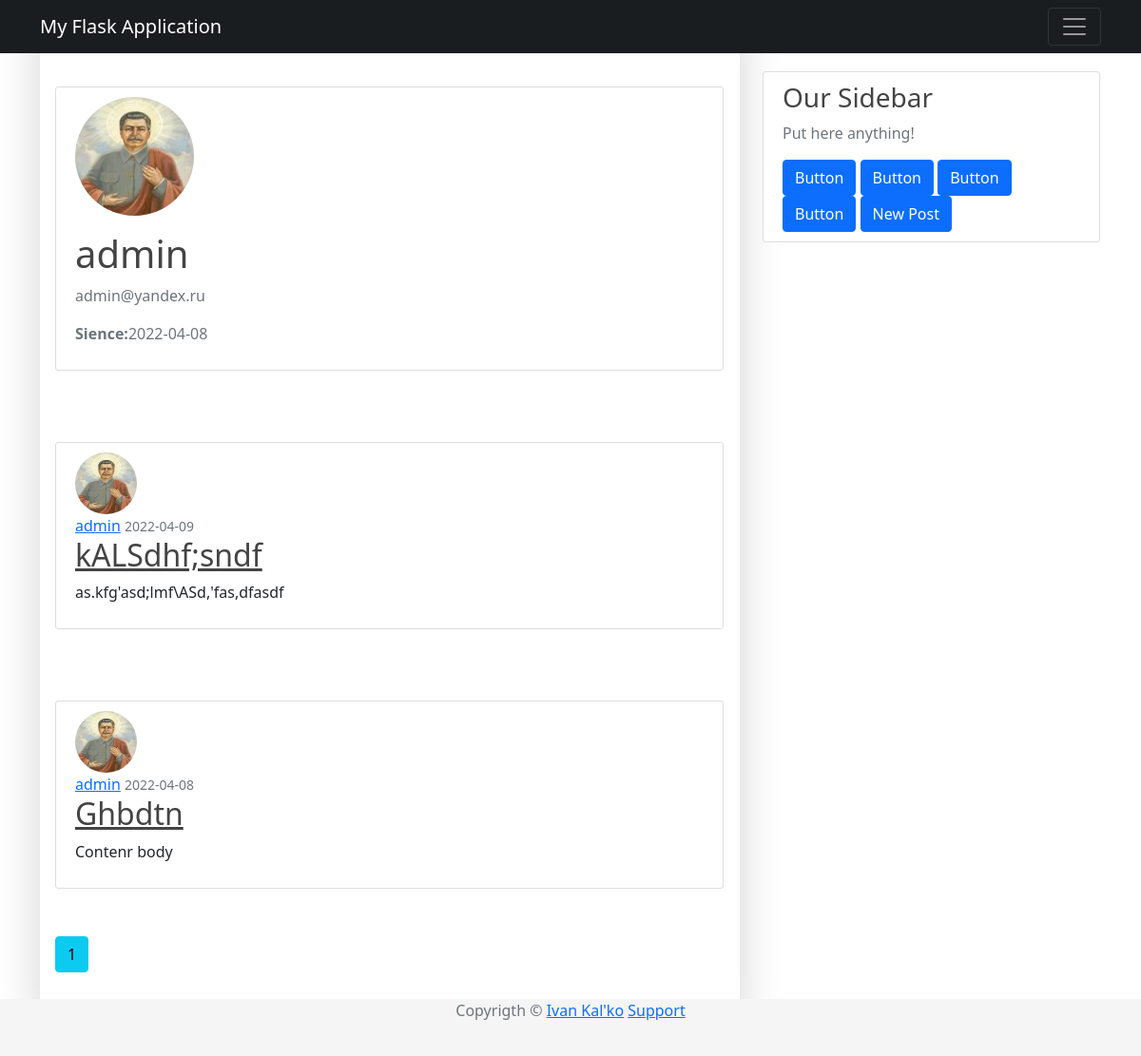
Page /user/admin (signed in) on the earlier database version.
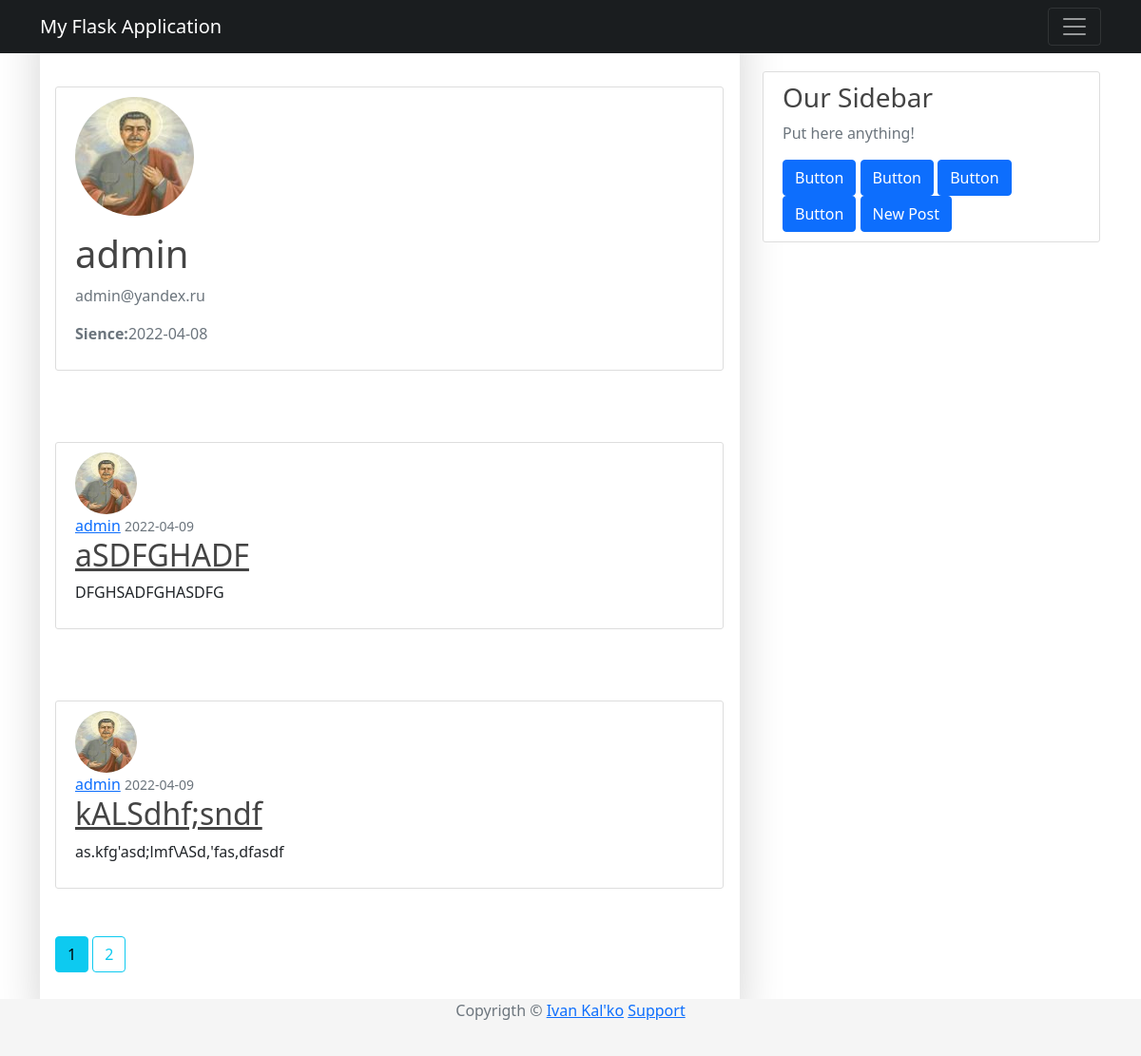
Same page on the later database version.
### app/models/user.py (models this page shows, shortened)
class User(UserMixin, db.Model):
    __tablename__ = "users"
    id = db.Column(db.Integer, primary_key=True)
    username = db.Column(db.String(64), unique=True, nullable=False)
    password_hash = db.Column(db.String(128), nullable=False)
    email = db.Column(db.String(120), nullable=False, unique=True)
    image_file = db.Column(db.String(20), nullable=False, default="default.png")
    join_date = db.Column(db.DateTime, nullable=False, default=datetime.utcnow)
    posts = db.relationship('Post', backref='author', lazy=True)

### app/models/post.py (models this page shows, shortened)
class Post(db.Model):
    __tablename__ = "posts"
    id = db.Column(db.Integer, primary_key=True)
    title = db.Column(db.String(100), nullable=False)
    timestamp = db.Column(db.DateTime, nullable=False, default=datetime.utcnow)
    content = db.Column(db.Text, nullable=False)
    user_id = db.Column(db.Integer, db.ForeignKey("users.id"), nullable=False)

### app/routes/user.py (the view)
@app.route("/user/<string:username>")
@login_required
def user_public(username:str):
    page = request.args.get("page", 1, type=int)
    user = User.query.filter_by(username=username).first_or_404()
    posts = Post.query.filter_by(author=user).order_by(Post.timestamp.desc()).paginate(page=page, per_page=2)
    return render_template("user_public.html", posts=posts, user=user, title=f"{user.username}'s profile")

### app/models/user.py (called while the page is built)
@login.user_loader
def load_user(id:int) -> User:
    return User.query.get(int(id))

### app/templates/user_public.html
{% extends "base.html" %}
{% block content %}
    <div class="content-section">
        <div class="media">
            <img class="rounded-circle account-img" src="{{ url_for('static' , filename='images/profiles/' + user.image_file) }}">
            <div class="media-body">
                <h2 class="account-heading">{{ user.username }}</h2>
                <p class="text-secondary">{{ user.email }}</p>
                <p class="text-secondary"><b>Sience:</b>{{ user.join_date.strftime('%Y-%m-%d')}}</p>
            </div>
        </div>
    </div>
    {% for post in posts.items %}
    <article class="media content-section">
        <img class="rounded-circle article-img" src = "{{ url_for('static', filename='images/profiles/' + post.author.image_file) }}">
        <div class="media-body">
            <div class="article-metadata">
                <a class="mr-2" href="{{ url_for('user_public', username=post.author.username )}}">{{ post.author.username }}</a>
                <small class="text-muted">{{ post.timestamp.strftime('%Y-%m-%d') }}</small>
            </div>
            <h2><a class="article-title" href="{{ url_for('post', id=post.id )}}">{{ post.title }}</a></h2>
            <p class="article-content">{{ post.content }}</p>
        </div>
    </article>
    {% endfor %}
    {% for page_num in posts.iter_pages() %}
        {% if page_num %}
            {% if posts.page == page_num %}
                <a class="btn btn-info mb-4" href="{{ url_for('user_public', username=user.username,  page=page_num )}}">{{ page_num }}</a>
            {% else %}
                <a class="btn btn-outline-info mb-4" href="{{ url_for('user_public', username=user.username, page=page_num )}}">{{ page_num }}</a>
            {% endif %}
        {% else %}
            ...
        {% endif %}
    {% endfor %}
{% endblock %}

### app/templates/base.html (shortened to what this page needs)
<!DOCTYPE html>
<html>
    <head>
        <link rel="stylesheet" type="text/css" href="{{ url_for('static', filename='css/base.css')}}"/>
        <link href="https://cdn.jsdelivr.net/npm/bootstrap@5.1.3/dist/css/bootstrap.min.css" rel="stylesheet">
    </head>
    <body>
        <header class="site-header">
            <nav class="navbar navbar-expend-md navbar-dark bg-steel fixed-top">
                <div class="container">
                    <a class="navbar-brand mr-4" href="/">My Flask Application</a>
                    <button class="navbar-toggler" type="button" data-toggle="collapse" data-target="#navbarToggle" aria-controls="navbarToggle" aria-expanded="false" aria-label="Toggle navigation">
                        <span class="navbar-toggler-icon"></span>
                    </button>
                </div>
            </nav>
        </header>
        <main role="main" class="container">
            <div class="row">
                <div class="col-md-8">
                    <div class="shadow-lg p-3 mb-5 bg-body rounded">
                        {% block content %}
                        {% endblock %}
                    </div>
                </div>
                <div class="col-md-4">
                    <div class="content-section">
                        <h3>Our Sidebar</h3>
                        <p class="text-muted">Put here anything!</p>
                        <div class="d-grid gap-2 d-md-block">
                            <button class="btn btn-primary" type="button">Button</button>
                            <button class="btn btn-primary" type="button">Button</button>
                            <button class="btn btn-primary" type="button">Button</button>
                            <button class="btn btn-primary" type="button">Button</button>
                            {% if current_user.is_authenticated %}
                            <a href="{{ url_for('post_new') }}"><button class="btn btn-primary" type="button">New Post</button><br></a>
                            {% else %}
                            <a href="{{ url_for('login') }}"><button class="btn btn-primary" type="button">Log In</button></a>
                            {% endif %}
                        </div>
                    </div>
                </div>
            </div>
        </main>
        <footer class="footer">
            <div class="container text-center">
                <span class="text-muted">Copyrigth &copy <a href="https://github.com/vano2149">Ivan Kal'ko</a></span>
                <span><a href="{{url_for('login')}}">Support</a></span>
            </div>
        </footer>
    </body>
</html>

### app/static/css/base.css (style rules this page uses)
body { background: #fafafa; color: #333333; margin-top: 5rem; }
h1, h2, h3, h4, h5, h6 { color : #444444; }
.bg-steel { background-color: #1a1d1f; }
.content-section { background: #ffffff; padding: 10px 20px; border: 1px solid #dddddd; border-radius: 3px; margin-right: 1px; margin-top: 75px; margin-bottom: 50px; }
.article-title { color: #444444; }
.article-content { white-space: pre-line; }
.article-img { height: 65px; width: 65px; margin-right: 16px; }
.account-img { height: 125px; width: 125px; margin-right: 20px; margin-bottom: 16px; }
.account-heading { font-size: 2.5rem; }
.footer { position: absolute; bottom: 0; width: 100%; height: 60px; background-color: #f5f5f5; }
html * { -webkit-font-smoothing: antialiased; -moz-osx-font-smoothing: grayscale; }
button, input, optgroup, select, textarea { margin: 0; font-family: inherit; font-size: inherit; line-height: inherit; }
.row { --bs-gutter-x: 1.5rem; --bs-gutter-y: 0; display: flex; flex-wrap: wrap; margin-top: calc(var(--bs-gutter-y) * -1); margin-right: calc(var(--bs-gutter-x) / -2); margin-left: calc(var(--bs-gutter-x) / -2); }
body { color: #67748e; font-weight: 400; line-height: 1.6; background-color: #fff; }
body { margin: 0; font-family: var(--bs-font-sans-serif); font-size: 1rem; line-height: 1.5; -webkit-text-size-adjust: 100%; -webkit-tap-highlight-color: rgba(0,0,0,0); }
:root { --bs-blue: #63b3ed; --bs-indigo: #596cff; --bs-purple: #6f42c1; --bs-pink: #d63384; --bs-red: #f56565; --bs-orange: #fd7e14; --bs-yellow: #fbd38d; --bs-green: #81e6d9; --bs-teal: #20c997; --bs-cyan: #0dcaf0; --bs-gray: #6c757d; --bs-gray-dark: #343a40; --bs-primary: #cb0c9f; --bs-secondary: #8392ab; --bs-success: #82d616; --bs-info: #17c1e8; --bs-warning: #f53939; --bs-danger: #ea0606; --bs-light: #e9ecef; --bs-dark: #252f40; --bs-white: #fff; --bs-font-sans-serif: Open Sans; --bs-font-monospace: SFMono-Regular,Menlo,Monaco,Consolas,"Liberation Mono","Courier New",monospace; --bs-gradient: linear-gradient(180deg,hsla(0,0%,100%,.15),hsla(0,0%,100%,0)); }

Differences in the rows shown:
no longer on this page (row unchanged): Post: image_file (picture), author.username "admin", timestamp "2022-04-08", title "Ghbdtn", content "Contenr body"
added Post: image_file (picture), author.username "admin", timestamp "2022-04-09", title "aSDFGHADF", content "DFGHSADFGHASDFG"
Other differences:
new list line: "2"
